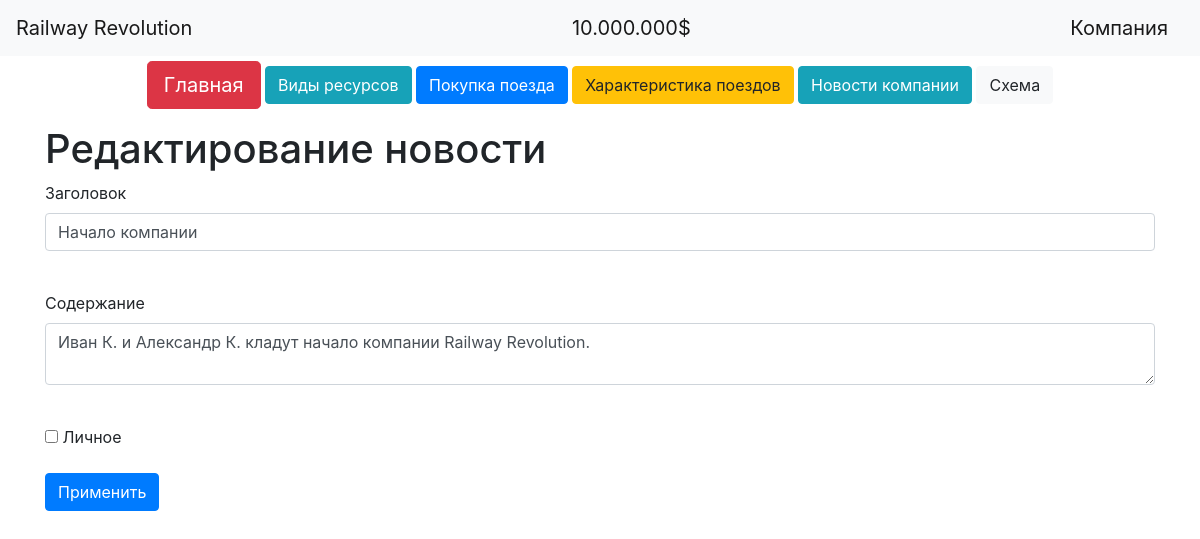
Page /edit_news/1 (signed in) on the committed database.
### data/users.py (models this page shows, shortened)
class User(SqlAlchemyBase, UserMixin, SerializerMixin):
    __tablename__ = 'users'
    id = sqlalchemy.Column(sqlalchemy.Integer,
                           primary_key=True, autoincrement=True)
    name = sqlalchemy.Column(sqlalchemy.String, nullable=True)
    about = sqlalchemy.Column(sqlalchemy.String, nullable=True)
    email = sqlalchemy.Column(sqlalchemy.String,
                              index=True, unique=True, nullable=True)
    hashed_password = sqlalchemy.Column(sqlalchemy.String, nullable=True)
    created_date = sqlalchemy.Column(sqlalchemy.DateTime,
                                     default=datetime.datetime.now)
    news = orm.relationship("News", back_populates='user')

### data/news.py (models this page shows)
class News(SqlAlchemyBase, SerializerMixin):
    __tablename__ = 'news'
    id = sqlalchemy.Column(sqlalchemy.Integer,
                           primary_key=True, autoincrement=True)
    title = sqlalchemy.Column(sqlalchemy.String, nullable=True)
    content = sqlalchemy.Column(sqlalchemy.String, nullable=True)
    created_date = sqlalchemy.Column(sqlalchemy.DateTime,
                                     default=datetime.datetime.now)
    is_private = sqlalchemy.Column(sqlalchemy.Boolean, default=True)
    user_id = sqlalchemy.Column(sqlalchemy.Integer,
                                sqlalchemy.ForeignKey("users.id"))
    user = orm.relationship('User')

### main.py (the view, shortened to what this page needs)
@app.route('/edit_news/<int:id>', methods=['GET', 'POST'])
@login_required
def edit_news(id):
    form = NewsForm()
    if request.method == "GET":
        db_sess = db_session.create_session()
        news = db_sess.query(News).filter(News.id == id,
                                          News.user == current_user
                                          ).first()
        if news:
            form.title.data = news.title
            form.content.data = news.content
            form.is_private.data = news.is_private
        else:
            abort(404)
    return render_template('add_news.html', **CONST_PARAMS,
                           title='Редактирование новости',
                           form=form)

### forms/news.py
class NewsForm(FlaskForm):
    title = StringField('Заголовок', validators=[DataRequired()])
    content = TextAreaField("Содержание")
    is_private = BooleanField("Личное")
    submit = SubmitField('Применить')

### data/db_session.py (called while the page is built)
def create_session() -> Session:
    global __factory
    return __factory()

### main.py (called while the page is built)
@app.route
@login_manager.user_loader
def load_user(user_id):
    db_sess = db_session.create_session()
    return db_sess.query(User).get(user_id)

### templates/add_news.html (shortened to what this page needs)
{% extends "base.html" %}
{% block content %}
<h1>{{ title }}</h1>
<form action="" method="post">
    <p>
        {{ form.title.label }}<br>
        {{ form.title(class="form-control") }}<br>
    </p>
    <p>
        {{ form.content.label }}<br>
        {{ form.content(class="form-control") }}<br>
    </p>
    <p>{{ form.is_private() }} {{ form.is_private.label }}</p>
    <p>{{ form.submit(type="submit", class="btn btn-primary") }}</p>
</form>
{% endblock %}

### templates/base.html (shortened to what this page needs)
<!DOCTYPE html>
<html lang="en">
<head>
    <link rel="stylesheet" href="https://stackpath.bootstrapcdn.com/bootstrap/4.4.1/css/bootstrap.min.css"
>
    <link rel="stylesheet" type="text/css" href="/static/css/style.css"> </link>
</head>
<body>
    <header>
        <nav class="navbar navbar-light bg-light">
            <a class="navbar-brand" href="/">Railway Revolution</a>
            <a class="navbar-brand"> {{ money }} </a>
            {% if current_user.is_authenticated %}
                <a class="navbar-brand" href="/logout">{{ current_user.name }}</a>
            {% else %}
                <p>
                    <a class="btn btn-primary " href="/register">Зарегистрироваться</a>
                    <a class="btn btn-success" href="/login">Войти</a>
                </p>
            {% endif %}
        </nav>
    </header>
    <main role="main" class="container">
        <div class="mx-auto" id="shapka_div">
            <p>
                <a class="btn btn-danger btn-lg" href="/">Главная</a>
                <a class="btn btn-info" href="/resources">Виды ресурсов</a>
                <a class="btn btn-primary" href="/buying_train">Покупка поезда</a>
                <a class="btn btn-warning" href="/train_info">Характеристика поездов</a>
                <a class="btn btn-info" href="/news">Новости компании</a>
                <a class="btn btn-light" href="/scheme">Схема</a>
            </p>
        </div>
        {% block content %}{% endblock %}
    </main>
</body>
</html>

### static/css/style.css (style rules this page uses)
h1 { font-size: 40px; }
#shapka_div { display: flex; justify-content: center; padding-top: 5px; padding-bottom: auto; }

### rows in the picture
User: name "Компания"
News: title "Начало компании", content "Иван К. и Александр К. кладут начало компании Railway Revolution."

### other values in the picture
{{ money }} "10.000.000$"
{{ title }} "Редактирование новости"
